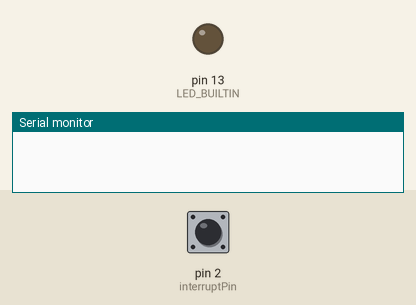
This sketch was run on a simulated Arduino Uno, built with avr-gcc and run on an emulated ATmega328P. On the bench: output pins drawn as LEDs (lit = HIGH), the last lines printed to the serial monitor. The inputs (shaded band) are chosen by the test bench; at power-on: pin 2 (interruptPin) HIGH.

Above: at 3.2 s.
3.3 s: pin 2 (interruptPin) pulled LOW for 0.15 s
At 3.5 s:
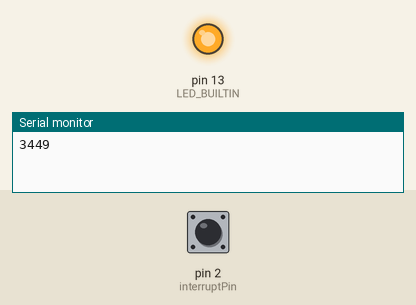
5.0 s: pin 2 (interruptPin) pulled LOW for 3.2 s
At 9.3 s:
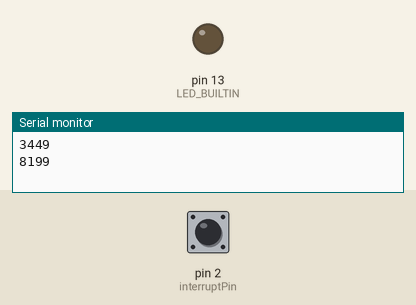
Timing chart, 0 to 10.8 s (numbered marks = the images above; inputs shaded):
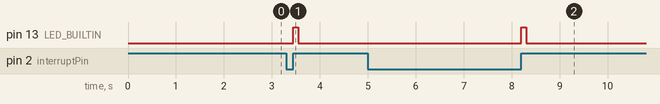

Measured:
- after the input at 3.3 s, pin 13 (LED_BUILTIN): LOW → HIGH after 0.15 s, → LOW 0.10 s later
- after the input at 5.0 s, pin 13 (LED_BUILTIN): LOW → HIGH after 3.2 s, → LOW 0.10 s later

The sketch:

hr2b.ino
```cpp
// a simple program to print the heart rate at every pulse.

const byte interruptPin = 2;
volatile byte state = LOW;
unsigned long time2;

void setup() {
  pinMode(LED_BUILTIN, OUTPUT);
  pinMode(interruptPin, INPUT_PULLUP);
  attachInterrupt(digitalPinToInterrupt(interruptPin), pulse, RISING);
  Serial.begin(9600);
  delay(2000);
}

// If the state is high, then
void loop() {
  if(state == HIGH){
    Serial.println(time2);
    digitalWrite(LED_BUILTIN, state);
    delay(100);
    state = LOW;
    digitalWrite(LED_BUILTIN, state);
  }
}

// Function that is run whenever an interrupt is detected.
void pulse() {
    time2 = millis();
    state = HIGH;
}
```
